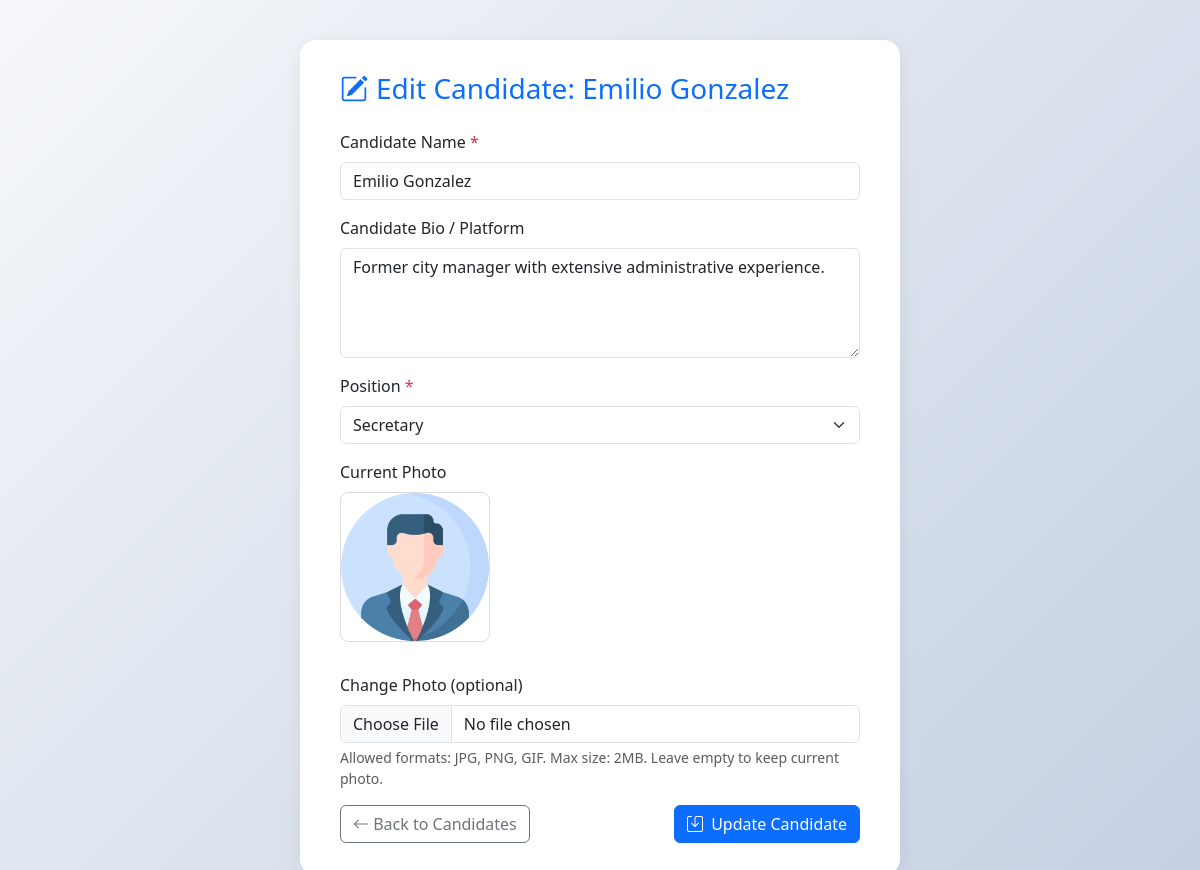
The page /admin/edit_candidate.php?election=1&id=63 (signed in) on the database its author committed.
### tables this page shows
CREATE TABLE `candidates` (
  `id` int(11) NOT NULL,
  `name` varchar(100) NOT NULL,
  `position_id` int(11) NOT NULL,
  `photo` varchar(255) DEFAULT NULL,
  `bio` text DEFAULT NULL,
  `created_at` timestamp NULL DEFAULT current_timestamp(),
  `update_at` timestamp NULL DEFAULT current_timestamp() ON UPDATE current_timestamp(),
  `election_id` int(11) NOT NULL
);

CREATE TABLE `positions` (
  `id` int(11) NOT NULL,
  `name` varchar(100) NOT NULL,
  `discription` text DEFAULT NULL,
  `create_at` timestamp NULL DEFAULT current_timestamp(),
  `updated_at` timestamp NULL DEFAULT current_timestamp() ON UPDATE current_timestamp(),
  `election_id` int(11) NOT NULL
);

### admin/edit_candidate.php (the view, shortened to what this page needs)
<?php
require '../db.php';
$candidate_id = isset($_GET['id']) ? intval($_GET['id']) : 0;
$stmt = $conn->prepare("SELECT election_id, position_id, name, photo, bio FROM candidates WHERE id = ?");
$stmt->bind_param("i", $candidate_id);
$stmt->execute();
$stmt->bind_result($election_id, $position_id, $name, $photo, $bio);
$positions = [];
$pos_stmt = $conn->prepare("SELECT id, name FROM positions");
$pos_stmt->execute();
$pos_result = $pos_stmt->get_result();
while ($pos = $pos_result->fetch_assoc()) {
    $positions[] = $pos;
}
?>
<!DOCTYPE html>
<html lang="en">
<head>
    <link href="https://cdn.jsdelivr.net/npm/bootstrap@5.3.2/dist/css/bootstrap.min.css" rel="stylesheet" />
</head>
<body>
<div class="container">
    <div class="edit-candidate-card">
        <h3 class="mb-4 text-primary">
            <i class="bi bi-pencil-square me-2"></i>Edit Candidate: <?= htmlspecialchars($name) ?>
        </h3>
        <form method="post" enctype="multipart/form-data" novalidate>
            <div class="mb-3">
                <label for="name" class="form-label">Candidate Name <span class="text-danger">*</span></label>
                <input type="text" class="form-control" id="name" name="name" required value="<?= htmlspecialchars($name) ?>">
            </div>
            <div class="mb-3">
                <label for="bio" class="form-label">Candidate Bio / Platform</label>
                <textarea class="form-control" id="bio" name="bio" rows="4"><?= htmlspecialchars($bio) ?></textarea>
            </div>
            <div class="mb-3">
                <label for="position_id" class="form-label">Position <span class="text-danger">*</span></label>
                <select class="form-select" id="position_id" name="position_id" required>
                    <?php foreach ($positions as $pos): ?>
                        <option value="<?= $pos['id'] ?>" <?= ($position_id == $pos['id']) ? 'selected' : '' ?>>
                            <?= htmlspecialchars($pos['name']) ?>
                        </option>
                    <?php endforeach; ?>
                </select>
            </div>
            <div class="mb-3">
                <label class="form-label">Current Photo</label><br>
                <?php if ($photo && file_exists('../uploads/' . $photo)): ?>
                    <img src="../uploads/<?= htmlspecialchars($photo) ?>" alt="Candidate Photo" class="candidate-photo" />
                <?php else: ?>
                    <p>No photo available.</p>
                <?php endif; ?>
            </div>
            <div class="mb-3">
                <label for="photo" class="form-label">Change Photo (optional)</label>
                <input type="file" class="form-control" id="photo" name="photo" accept="image/jpeg,image/png,image/gif">
                <div class="form-text">Allowed formats: JPG, PNG, GIF. Max size: 2MB. Leave empty to keep current photo.</div>
            </div>
            <div class="d-flex justify-content-between align-items-center">
                <a href="manage_candidates.php?election=<?= $election_id ?>" class="btn btn-outline-secondary">
                    <i class="bi bi-arrow-left"></i> Back to Candidates
                </a>
                <button type="submit" class="btn btn-primary">
                    <i class="bi bi-save me-1"></i> Update Candidate
                </button>
            </div>
        </form>
    </div>
</div>
<link href="https://cdn.jsdelivr.net/npm/bootstrap-icons@1.11.3/font/bootstrap-icons.min.css" rel="stylesheet" />
</body>
</html>

### admin/edit_candidate.php (style rules this page uses)
body { background: linear-gradient(135deg, #f5f7fa, #c3cfe2); min-height: 100vh; }
.edit-candidate-card { max-width: 600px; background: #fff; margin: 40px auto; padding: 2rem 2.5rem; border-radius: 1rem; box-shadow: 0 4px 20px rgba(0,0,0,0.06); }
.candidate-photo { max-width: 150px; max-height: 150px; border-radius: 8px; object-fit: cover; margin-bottom: 15px; border: 1px solid #ddd; }

### rows shown on the page
candidates: name "Emilio Gonzalez", bio "Former city manager with extensive administrative experience.", position_id "Secretary", photo (picture)
